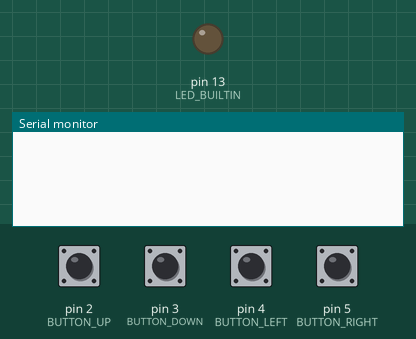
Bench run of a sketch on a simulated Arduino Uno, built with avr-gcc and run on an emulated ATmega328P. Parts: output pins drawn as LEDs (lit = HIGH), the last lines printed to the serial monitor. The inputs (shaded band) are chosen by the test bench; at power-on: pin 2 (BUTTON_UP), pin 3 (BUTTON_DOWN), pin 4 (BUTTON_LEFT), pin 5 (BUTTON_RIGHT) HIGH.

Above: at 1.2 s.
1.3 s: pin 2 (BUTTON_UP) pulled LOW for 0.15 s
At 2.0 s:
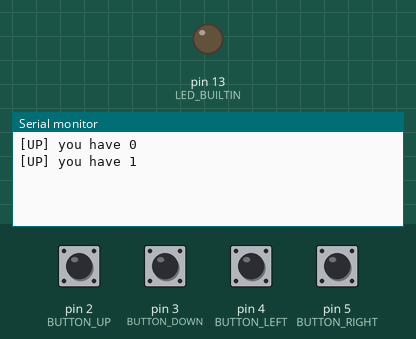
2.9 s: pin 3 (BUTTON_DOWN) pulled LOW for 0.15 s
At 4.2 s:
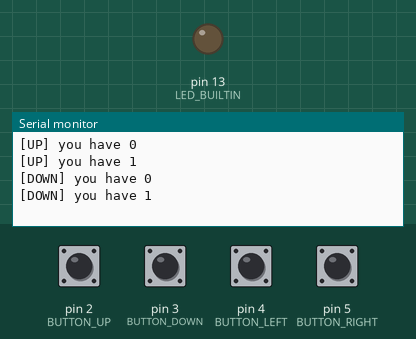
4.5 s: pin 4 (BUTTON_LEFT) pulled LOW for 0.15 s
At 5.6 s:
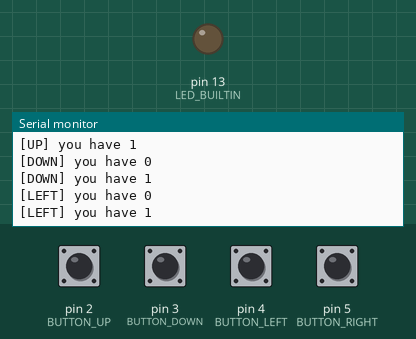
6.1 s: pin 5 (BUTTON_RIGHT) pulled LOW for 0.15 s
At 6.8 s:
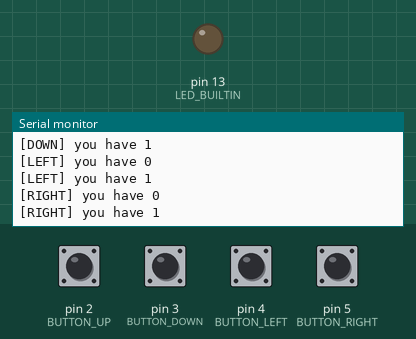

The sketch:

03-serial.ino
```cpp
const int BUTTON_UP    = 2;
const int BUTTON_DOWN  = 3;
const int BUTTON_LEFT  = 4;
const int BUTTON_RIGHT = 5;
int lastStateUp = HIGH;
int lastStateDown = HIGH;
int lastStateLeft = HIGH;
int lastStateRight = HIGH;

char buffer[100];

// the setup function runs once when you press reset or power the board
void setup() {
  // initialize digital pin LED_BUILTIN as an output.
  pinMode(LED_BUILTIN, OUTPUT);
  pinMode(BUTTON_UP, INPUT_PULLUP);
  pinMode(BUTTON_DOWN, INPUT_PULLUP);
  pinMode(BUTTON_LEFT, INPUT_PULLUP);
  pinMode(BUTTON_RIGHT, INPUT_PULLUP);

  // initialize serial communication at 9600 bits per second:
  Serial.begin(9600);
}

// the loop function runs over and over again forever
void loop() {
  int buttonStateUp = digitalRead(BUTTON_UP);
  int buttonStateDown = digitalRead(BUTTON_DOWN);
  int buttonStateLeft = digitalRead(BUTTON_LEFT);
  int buttonStateRight = digitalRead(BUTTON_RIGHT);

  if (lastStateUp != buttonStateUp) {
    lastStateUp = buttonStateUp;

    // print out the value you read
    sprintf(buffer, "[UP] you have %d", lastStateUp);
    Serial.println(buffer);
  }

  if (lastStateDown != buttonStateDown) {
    lastStateDown = buttonStateDown;

    // print out the value you read
    sprintf(buffer, "[DOWN] you have %d", lastStateDown);
    Serial.println(buffer);
  }

  if (lastStateLeft != buttonStateLeft) {
    lastStateLeft = buttonStateLeft;

    // print out the value you read
    sprintf(buffer, "[LEFT] you have %d", lastStateLeft);
    Serial.println(buffer);
  }

  if (lastStateRight != buttonStateRight) {
    lastStateRight = buttonStateRight;

    // print out the value you read
    sprintf(buffer, "[RIGHT] you have %d", lastStateRight);
    Serial.println(buffer);
  }
}
```

Measured:
- after the input at 1.3 s, the serial monitor: prints a new line at once (image 1)
- after the input at 2.9 s, the serial monitor: prints a new line at once (image 2)
- after the input at 4.5 s, the serial monitor: prints a new line at once (image 3)
- after the input at 6.1 s, the serial monitor: prints a new line at once (image 4)
